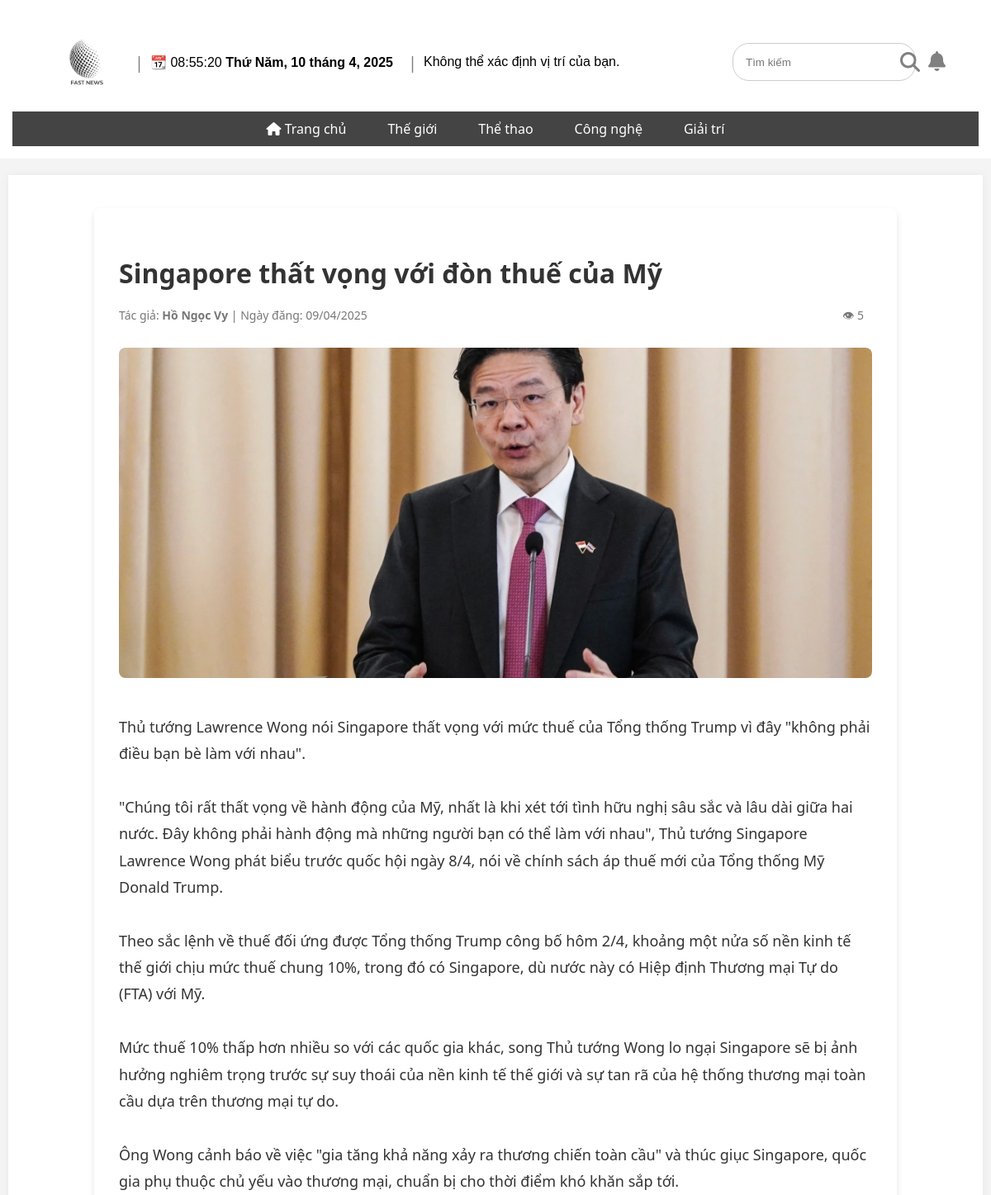
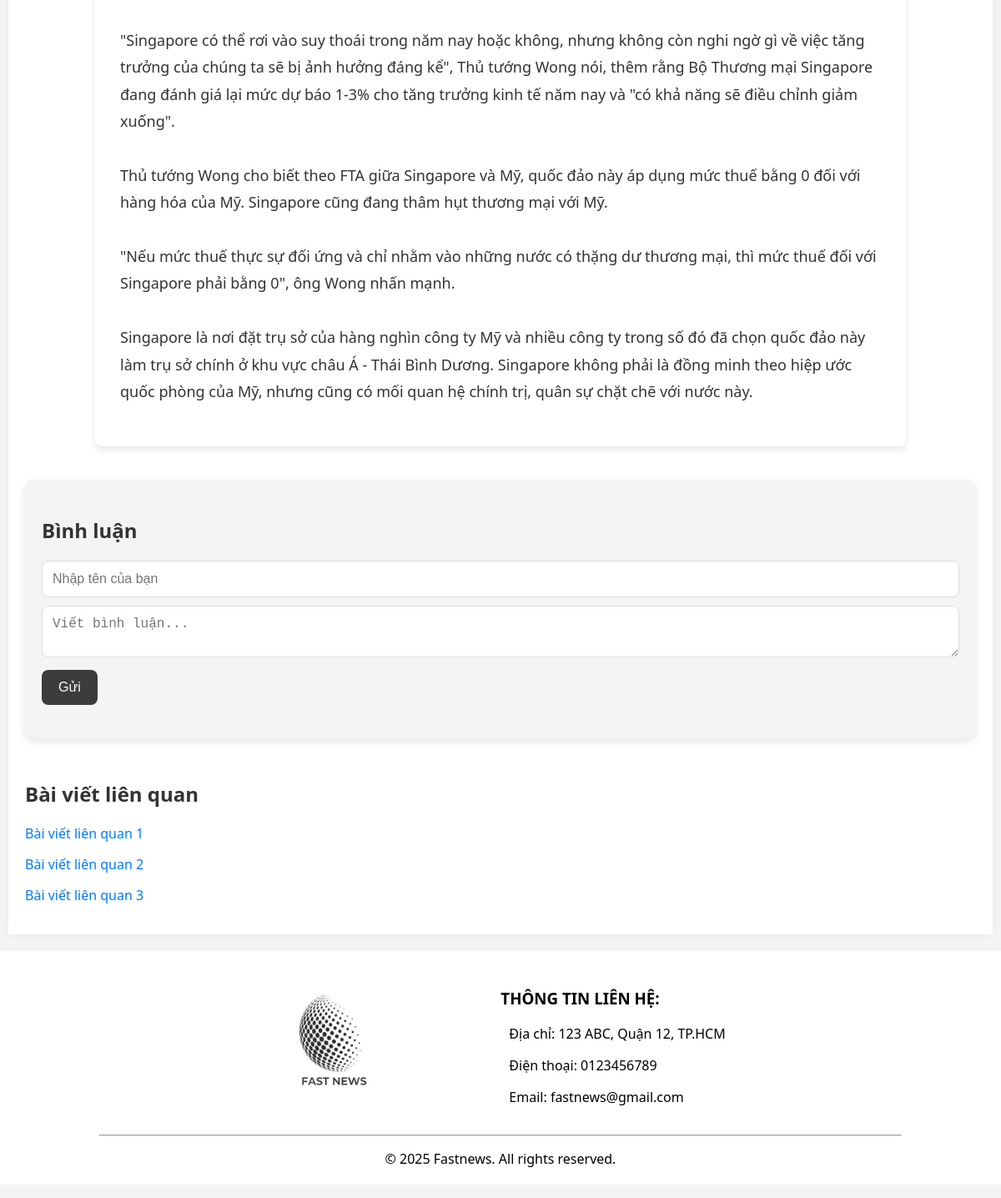
The app's page /news/page/articleDetails.php?id=34 with its own data (2 pictures, top to bottom).
### tables this page shows
CREATE TABLE `news` (
  `id` int(11) NOT NULL,
  `title` varchar(255) NOT NULL,
  `description` text DEFAULT 'Mô tả',
  `content` text DEFAULT 'Nội dung',
  `image` varchar(255) DEFAULT 'img',
  `author` varchar(100) DEFAULT 'tác giả',
  `created_at` timestamp NOT NULL DEFAULT current_timestamp(),
  `category` varchar(255) NOT NULL,
  `is_featured` tinyint(1) NOT NULL DEFAULT 0,
  `views` int(11) NOT NULL DEFAULT 0
);

### news/functions/getArticle.php (called while the page is built, shortened)
<?php
function getArticleById($conn, $id) {
    $sql = "SELECT * FROM news WHERE id = ?";
    $stmt = mysqli_prepare($conn, $sql);
    mysqli_stmt_bind_param($stmt, "i", $id);
    mysqli_stmt_execute($stmt);
    $result = mysqli_stmt_get_result($stmt);
    if ($result && mysqli_num_rows($result) > 0) {
        return mysqli_fetch_assoc($result);
    }
    return null;
}
?>

### news/page/articleDetails.php (the view, shortened to what this page needs)
<?php
include '../functions/database.php';
include '../functions/getArticle.php';
$id = (int) $_GET['id'];
$article = getArticleById($conn, $id);
?>
<main>
    <article class="article-detail">
        <h2 class="article-title"><?= htmlspecialchars($article['title']) ?></h2>
        <p class="article-meta">
            Tác giả: <strong><?= htmlspecialchars($article['author']) ?></strong> |
            Ngày đăng: <?= date('d/m/Y', strtotime($article['created_at'])) ?>
            <span style="float: right; margin-right: 10px">👁 <?= $article['views'] ?></span>
        </p>
        <img src="../uploads/<?= htmlspecialchars($article['image']) ?>" alt="Hình ảnh minh họa" class="article-image">
        <div class="article-content">
            <p><?= nl2br(htmlspecialchars($article['content'])) ?></p>
        </div>
    </article>
    <section class="comment">
        <h3>Bình luận</h3>
        <div class="comment-box">
            <input type="text" id="username" placeholder="Nhập tên của bạn">
            <textarea id="comment" placeholder="Viết bình luận..."></textarea>
            <button id="submit-comment">Gửi</button>
        </div>
    </section>
    <section class="related-articles">
        <h3>Bài viết liên quan</h3>
        <ul>
            <li><a href="#">Bài viết liên quan 1</a></li>
            <li><a href="#">Bài viết liên quan 2</a></li>
            <li><a href="#">Bài viết liên quan 3</a></li>
        </ul>
    </section>
</main>
<?php
include '../includes/master.php';
?>

### news/assets/css/index.css (style rules this page uses)
body { font-family: system-ui, -apple-system, BlinkMacSystemFont, "Segoe UI", Roboto, "Helvetica Neue", Arial, sans-serif; margin: 0 auto; padding: 0; background-color: #f4f4f4; max-width: 1250px; min-width: 750px; }
main { min-height: 300px; max-width: 95%; margin: 20px auto; padding: 20px; background: #fff; box-shadow: 0 0 10px rgba(0, 0, 0, 0.05); }
a { text-decoration: none; color: #000000; }

### news/assets/css/articleDetails.css (style rules this page uses)
.article-detail { max-width: 80%; margin: 20px auto; padding: 30px; background-color: #fff; box-shadow: 0 4px 8px rgba(0, 0, 0, 0.1); border-radius: 8px; }
.article-title { font-size: 32px; font-weight: bold; color: #333; margin-bottom: 20px; }
.article-meta { color: #777; font-size: 14px; margin-bottom: 30px; }
.article-image { width: 100%; height: auto; border-radius: 8px; margin-bottom: 20px; }
.article-content p { font-size: 18px; line-height: 1.8; color: #333; margin-bottom: 20px; }
.related-articles { margin-top: 50px; }
.related-articles h3 { font-size: 24px; font-weight: bold; color: #333; margin-bottom: 20px; }
.related-articles ul { list-style: none; padding: 0; }
.related-articles li { margin-bottom: 15px; }
.related-articles a { text-decoration: none; color: #007bff; font-size: 16px; }
.article-image { width: 100%; height: 400px; object-fit: cover; border-radius: 8px; margin-bottom: 20px; }
.comment { background-color: #f4f4f4; padding: 20px; margin-top: 40px; border-radius: 10px; box-shadow: 0px 4px 10px rgba(0, 0, 0, 0.1); }
.comment h3 { font-size: 24px; font-weight: bold; margin-bottom: 20px; color: #333; }
.comment-box { margin-bottom: 20px; }
.comment-box input, .comment-box textarea { width: 100%; padding: 12px; margin-bottom: 10px; border-radius: 8px; border: 1px solid #ddd; font-size: 16px; color: #333; box-sizing: border-box; }
#submit-comment { padding: 12px 20px; background-color: #3c3c3c; color: white; border: none; border-radius: 8px; font-size: 16px; cursor: pointer; }

### records on screen
news: title "Singapore thất vọng với đòn thuế của Mỹ", author "Hồ Ngọc Vy", created_at "09/04/2025", views "5", image (picture), content "Thủ tướng Lawrence Wong nói Singapore thất vọng với mức thuế của Tổng thống Trump vì đây \"không phải điều bạn bè làm với nhau\". \"Chúng tôi rất thất vọng về hành động của Mỹ, nhất là khi xét tới tình hữu nghị sâu sắc và lâu dài giữa hai nước. Đây không phải hành động mà những người bạn có thể làm với nhau\", Thủ tướng Singapore Lawrence Wong phát biểu trước quốc hội ngày 8/4, nói về chính sách áp thuế mới của Tổng thống Mỹ Donald Trump. Theo sắc lệnh về thuế đối ứng được Tổng thống Trump công bố hôm 2/4, khoảng một nửa số nền kinh tế thế giới chịu mức thuế chung 10%, trong đó có Singapore, dù nước này có Hiệp định Thương mại Tự do (FTA) với Mỹ. Mức thuế 10% thấp hơn nhiều so với…"
